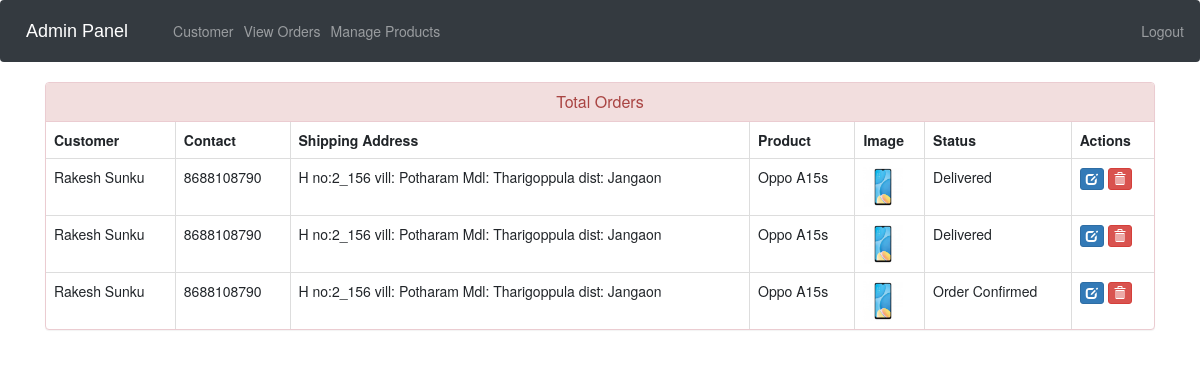
Screenshot of /admin-view-booking (signed in) with the database file from the repository.
### ecom/models.py (models this page shows, shortened)
class Customer(models.Model):
    user=models.OneToOneField(User,on_delete=models.CASCADE)
    profile_pic= models.ImageField(upload_to='profile_pic/CustomerProfilePic/',null=True,blank=True)
    address = models.CharField(max_length=40)
    mobile = models.CharField(max_length=20,null=False)
    @property
    def get_name(self):
        return self.user.first_name+" "+self.user.last_name

class Orders(models.Model):
    STATUS =(
        ('Pending','Pending'),
        ('Order Confirmed','Order Confirmed'),
        ('Out for Delivery','Out for Delivery'),
        ('Delivered','Delivered'),
    )
    customer=models.ForeignKey('Customer', on_delete=models.CASCADE,null=True)
    product=models.ForeignKey('Product',on_delete=models.CASCADE,null=True)
    email = models.CharField(max_length=50,null=True)
    address = models.CharField(max_length=500,null=True)
    mobile = models.CharField(max_length=20,null=True)
    order_date= models.DateField(auto_now_add=True,null=True)
    status=models.CharField(max_length=50,null=True,choices=STATUS)

class Product(models.Model):
    name=models.CharField(max_length=40)
    product_image= models.ImageField(upload_to='product_image/',null=True,blank=True)
    price: object = models.PositiveIntegerField()
    description=models.CharField(max_length=100)

### ecom/views.py (the view)
# urls.py: path('admin-view-booking', views.admin_view_booking_view,name='admin-view-booking'),
@login_required(login_url='adminlogin')
def admin_view_booking_view(request):
    orders=models.Orders.objects.all()
    ordered_products=[]
    ordered_bys=[]
    for order in orders:
        ordered_product=models.Product.objects.all().filter(id=order.product.id)
        ordered_by=models.Customer.objects.all().filter(id = order.customer.id)
        ordered_products.append(ordered_product)
        ordered_bys.append(ordered_by)
    return render(request,'ecom/admin_view_booking.html',{'data':zip(ordered_products,ordered_bys,orders)})

### templates/ecom/admin_view_booking.html (shortened to what this page needs)
{% extends 'ecom/admin_base.html' %}
{% load static %}
{% block content %}
<head>
  <link href="//netdna.bootstrapcdn.com/bootstrap/3.0.0/css/bootstrap.min.css" rel="stylesheet" id="bootstrap-css">
</head>
<div class="container">
  <div class="panel panel-danger">
    <div class="panel-heading">
      <h6 class="panel-title">Total Orders</h6>
    </div>
    <table class="table table-hover table-bordered" id="dev-table">
      <thead>
        <tr>
          <th>Customer</th>
          <th>Contact</th>
          <th>Shipping Address</th>
          <th>Product</th>
          <th>Image</th>
          <th>Status</th>
          <th>Actions</th>
        </tr>
      </thead>
      {% for product,customer,order in data %}
      <tr>
        {% for c in customer %}
        <td> {{c.get_name}}</td>
        <td>{{c.mobile}}</td>
        <td>{{order.address}}</td>
        {% endfor %}
        {% for p in product %}
        <td> {{p.name}}</td>
        <td> <img src="{% static p.product_image.url %}" alt="Profile Pic" height="40px" width="40px" /></td>
        <td>{{order.status}}</td>
        <td><a class="btn btn-primary btn-xs" href="{% url 'update-order' order.id  %}"><span class="glyphicon glyphicon-edit"></span></a>
        <a class="btn btn-danger btn-xs" href="{% url 'delete-order' order.id  %}"><span class="glyphicon glyphicon-trash"></span></a></td>
        {% endfor %}
      </tr>
      {% endfor %}
    </table>
  </div>
</div>
{% endblock content %}

### templates/ecom/admin_view_booking.html (style rules this page uses)
a:link { text-decoration: none; }
h6 { text-align: center; }

### rows the page displays
Orders: address "H no:2_156 vill: Potharam Mdl: Tharigoppula dist: Jangaon", status "Delivered"
Customer: get_name "Rakesh Sunku", mobile "8688108790"
Product: name "Oppo A15s", product_image (picture)
Orders: address "H no:2_156 vill: Potharam Mdl: Tharigoppula dist: Jangaon", status "Delivered"
Orders: address "H no:2_156 vill: Potharam Mdl: Tharigoppula dist: Jangaon", status "Order Confirmed"
